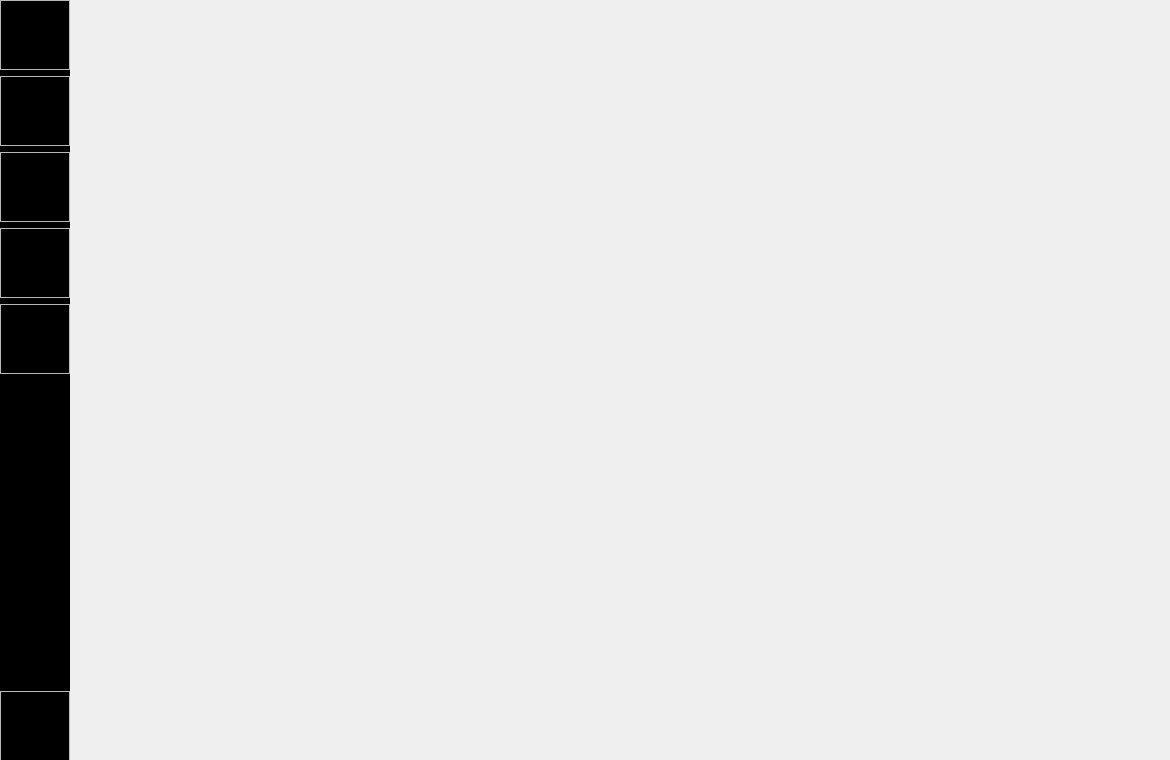
<?xml version="1.0" encoding="UTF-8"?>
<ui version="4.0">
 <class>SoilSight</class>
 <widget class="QMainWindow" name="SoilSight">
  <property name="geometry">
   <rect>
    <x>0</x>
    <y>0</y>
    <width>1170</width>
    <height>760</height>
   </rect>
  </property>
  <property name="sizePolicy">
   <sizepolicy hsizetype="Fixed" vsizetype="Fixed">
    <horstretch>0</horstretch>
    <verstretch>0</verstretch>
   </sizepolicy>
  </property>
  <property name="windowTitle">
   <string>MainWindow</string>
  </property>
  <widget class="QWidget" name="centralwidget">
   <property name="sizePolicy">
    <sizepolicy hsizetype="Fixed" vsizetype="Fixed">
     <horstretch>0</horstretch>
     <verstretch>0</verstretch>
    </sizepolicy>
   </property>
   <widget class="QFrame" name="sidebarNav">
    <property name="geometry">
     <rect>
      <x>0</x>
      <y>0</y>
      <width>70</width>
      <height>760</height>
     </rect>
    </property>
    <property name="sizePolicy">
     <sizepolicy hsizetype="Fixed" vsizetype="Fixed">
      <horstretch>0</horstretch>
      <verstretch>0</verstretch>
     </sizepolicy>
    </property>
    <property name="styleSheet">
     <string notr="true">#sidebarNav{
background-color: black;
border: none;
}</string>
    </property>
    <property name="frameShape">
     <enum>QFrame::StyledPanel</enum>
    </property>
    <property name="frameShadow">
     <enum>QFrame::Plain</enum>
    </property>
    <widget class="QWidget" name="layoutWidget">
     <property name="geometry">
      <rect>
       <x>0</x>
       <y>0</y>
       <width>72</width>
       <height>761</height>
      </rect>
     </property>
     <layout class="QVBoxLayout" name="verticalLayout">
      <item>
       <widget class="QFrame" name="logoFrame">
        <property name="sizePolicy">
         <sizepolicy hsizetype="Fixed" vsizetype="Fixed">
          <horstretch>0</horstretch>
          <verstretch>0</verstretch>
         </sizepolicy>
        </property>
        <property name="minimumSize">
         <size>
          <width>70</width>
          <height>70</height>
         </size>
        </property>
        <property name="frameShape">
         <enum>QFrame::StyledPanel</enum>
        </property>
        <property name="frameShadow">
         <enum>QFrame::Raised</enum>
        </property>
        <widget class="QLabel" name="soilsightLogo">
         <property name="geometry">
          <rect>
           <x>0</x>
           <y>0</y>
           <width>70</width>
           <height>70</height>
          </rect>
         </property>
         <property name="sizePolicy">
          <sizepolicy hsizetype="Fixed" vsizetype="Fixed">
           <horstretch>0</horstretch>
           <verstretch>0</verstretch>
          </sizepolicy>
         </property>
         <property name="text">
          <string/>
         </property>
         <property name="pixmap">
          <pixmap>../assets/SoilSight_Logo-White.png</pixmap>
         </property>
         <property name="alignment">
          <set>Qt::AlignCenter</set>
         </property>
        </widget>
       </widget>
      </item>
      <item>
       <widget class="QFrame" name="farmFrame">
        <property name="sizePolicy">
         <sizepolicy hsizetype="Fixed" vsizetype="Fixed">
          <horstretch>0</horstretch>
          <verstretch>0</verstretch>
         </sizepolicy>
        </property>
        <property name="minimumSize">
         <size>
          <width>70</width>
          <height>70</height>
         </size>
        </property>
        <property name="frameShape">
         <enum>QFrame::StyledPanel</enum>
        </property>
        <property name="frameShadow">
         <enum>QFrame::Raised</enum>
        </property>
        <widget class="QLabel" name="farmNavButton">
         <property name="geometry">
          <rect>
           <x>-1</x>
           <y>-1</y>
           <width>70</width>
           <height>70</height>
          </rect>
         </property>
         <property name="sizePolicy">
          <sizepolicy hsizetype="Fixed" vsizetype="Fixed">
           <horstretch>0</horstretch>
           <verstretch>0</verstretch>
          </sizepolicy>
         </property>
         <property name="text">
          <string/>
         </property>
         <property name="pixmap">
          <pixmap>../assets/FarmGrey.png</pixmap>
         </property>
         <property name="alignment">
          <set>Qt::AlignCenter</set>
         </property>
        </widget>
       </widget>
      </item>
      <item>
       <widget class="QFrame" name="samplesFrame">
        <property name="sizePolicy">
         <sizepolicy hsizetype="Fixed" vsizetype="Fixed">
          <horstretch>0</horstretch>
          <verstretch>0</verstretch>
         </sizepolicy>
        </property>
        <property name="minimumSize">
         <size>
          <width>70</width>
          <height>70</height>
         </size>
        </property>
        <property name="frameShape">
         <enum>QFrame::StyledPanel</enum>
        </property>
        <property name="frameShadow">
         <enum>QFrame::Raised</enum>
        </property>
        <widget class="QLabel" name="samplesNavButton">
         <property name="geometry">
          <rect>
           <x>-1</x>
           <y>-1</y>
           <width>70</width>
           <height>70</height>
          </rect>
         </property>
         <property name="sizePolicy">
          <sizepolicy hsizetype="Fixed" vsizetype="Fixed">
           <horstretch>0</horstretch>
           <verstretch>0</verstretch>
          </sizepolicy>
         </property>
         <property name="text">
          <string/>
         </property>
         <property name="pixmap">
          <pixmap>../assets/SampleGrey.png</pixmap>
         </property>
         <property name="alignment">
          <set>Qt::AlignCenter</set>
         </property>
        </widget>
       </widget>
      </item>
      <item>
       <widget class="QFrame" name="cameraFrame">
        <property name="sizePolicy">
         <sizepolicy hsizetype="Fixed" vsizetype="Fixed">
          <horstretch>0</horstretch>
          <verstretch>0</verstretch>
         </sizepolicy>
        </property>
        <property name="minimumSize">
         <size>
          <width>70</width>
          <height>70</height>
         </size>
        </property>
        <property name="frameShape">
         <enum>QFrame::StyledPanel</enum>
        </property>
        <property name="frameShadow">
         <enum>QFrame::Raised</enum>
        </property>
        <widget class="QLabel" name="cameraNavButton">
         <property name="geometry">
          <rect>
           <x>-1</x>
           <y>-1</y>
           <width>70</width>
           <height>70</height>
          </rect>
         </property>
         <property name="sizePolicy">
          <sizepolicy hsizetype="Fixed" vsizetype="Fixed">
           <horstretch>0</horstretch>
           <verstretch>0</verstretch>
          </sizepolicy>
         </property>
         <property name="text">
          <string/>
         </property>
         <property name="pixmap">
          <pixmap>../assets/CameraGrey.png</pixmap>
         </property>
         <property name="alignment">
          <set>Qt::AlignCenter</set>
         </property>
        </widget>
       </widget>
      </item>
      <item>
       <widget class="QFrame" name="chartFrame">
        <property name="sizePolicy">
         <sizepolicy hsizetype="Fixed" vsizetype="Fixed">
          <horstretch>0</horstretch>
          <verstretch>0</verstretch>
         </sizepolicy>
        </property>
        <property name="minimumSize">
         <size>
          <width>70</width>
          <height>70</height>
         </size>
        </property>
        <property name="frameShape">
         <enum>QFrame::StyledPanel</enum>
        </property>
        <property name="frameShadow">
         <enum>QFrame::Raised</enum>
        </property>
        <widget class="QLabel" name="chartNavButton">
         <property name="geometry">
          <rect>
           <x>-1</x>
           <y>-1</y>
           <width>70</width>
           <height>70</height>
          </rect>
         </property>
         <property name="sizePolicy">
          <sizepolicy hsizetype="Fixed" vsizetype="Fixed">
           <horstretch>0</horstretch>
           <verstretch>0</verstretch>
          </sizepolicy>
         </property>
         <property name="text">
          <string/>
         </property>
         <property name="pixmap">
          <pixmap>../assets/ChartGrey.png</pixmap>
         </property>
         <property name="alignment">
          <set>Qt::AlignCenter</set>
         </property>
        </widget>
       </widget>
      </item>
      <item>
       <spacer name="verticalSpacer">
        <property name="orientation">
         <enum>Qt::Vertical</enum>
        </property>
        <property name="sizeHint" stdset="0">
         <size>
          <width>20</width>
          <height>40</height>
         </size>
        </property>
       </spacer>
      </item>
      <item>
       <widget class="QFrame" name="settingsFrame">
        <property name="sizePolicy">
         <sizepolicy hsizetype="Fixed" vsizetype="Fixed">
          <horstretch>0</horstretch>
          <verstretch>0</verstretch>
         </sizepolicy>
        </property>
        <property name="minimumSize">
         <size>
          <width>70</width>
          <height>70</height>
         </size>
        </property>
        <property name="frameShape">
         <enum>QFrame::StyledPanel</enum>
        </property>
        <property name="frameShadow">
         <enum>QFrame::Raised</enum>
        </property>
        <widget class="QLabel" name="settingsNavButton">
         <property name="geometry">
          <rect>
           <x>0</x>
           <y>0</y>
           <width>70</width>
           <height>70</height>
          </rect>
         </property>
         <property name="sizePolicy">
          <sizepolicy hsizetype="Fixed" vsizetype="Fixed">
           <horstretch>0</horstretch>
           <verstretch>0</verstretch>
          </sizepolicy>
         </property>
         <property name="text">
          <string/>
         </property>
         <property name="pixmap">
          <pixmap>../assets/SettingGrey.png</pixmap>
         </property>
         <property name="alignment">
          <set>Qt::AlignCenter</set>
         </property>
        </widget>
       </widget>
      </item>
     </layout>
    </widget>
   </widget>
   <widget class="QStackedWidget" name="stackedWidget">
    <property name="geometry">
     <rect>
      <x>70</x>
      <y>0</y>
      <width>1100</width>
      <height>760</height>
     </rect>
    </property>
    <property name="currentIndex">
     <number>4</number>
    </property>
    <widget class="QWidget" name="homePage"/>
    <widget class="QWidget" name="farmPage"/>
    <widget class="QWidget" name="samplesPage"/>
    <widget class="QWidget" name="cameraPage"/>
    <widget class="QWidget" name="chartPage"/>
    <widget class="QWidget" name="settingsPage"/>
   </widget>
  </widget>
 </widget>
 <resources/>
 <connections/>
</ui>
